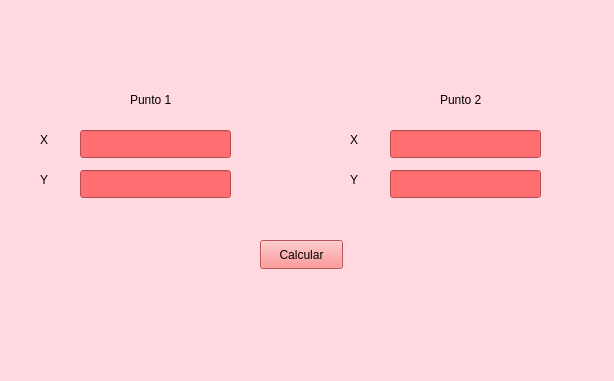
<?xml version="1.0" encoding="UTF-8"?>
<ui version="4.0">
 <class>MainWindow</class>
 <widget class="QMainWindow" name="MainWindow">
  <property name="geometry">
   <rect>
    <x>0</x>
    <y>0</y>
    <width>614</width>
    <height>381</height>
   </rect>
  </property>
  <property name="windowTitle">
   <string>MainWindow</string>
  </property>
  <property name="styleSheet">
   <string notr="true">background-color: rgb(255, 217, 223);</string>
  </property>
  <widget class="QWidget" name="centralwidget">
   <widget class="QPushButton" name="btnCalcular">
    <property name="geometry">
     <rect>
      <x>260</x>
      <y>240</y>
      <width>83</width>
      <height>29</height>
     </rect>
    </property>
    <property name="styleSheet">
     <string notr="true">color: rgb(0, 0, 0);
background-color: rgb(255, 120, 122);</string>
    </property>
    <property name="text">
     <string>Calcular</string>
    </property>
   </widget>
   <widget class="QLabel" name="label">
    <property name="geometry">
     <rect>
      <x>130</x>
      <y>90</y>
      <width>63</width>
      <height>20</height>
     </rect>
    </property>
    <property name="styleSheet">
     <string notr="true">color: rgb(0, 0, 0);</string>
    </property>
    <property name="text">
     <string>Punto 1</string>
    </property>
   </widget>
   <widget class="QLineEdit" name="txtX1">
    <property name="geometry">
     <rect>
      <x>80</x>
      <y>130</y>
      <width>151</width>
      <height>28</height>
     </rect>
    </property>
    <property name="styleSheet">
     <string notr="true">background-color: rgb(255, 111, 113);
color: rgb(255, 255, 255);</string>
    </property>
   </widget>
   <widget class="QLineEdit" name="txtY1">
    <property name="geometry">
     <rect>
      <x>80</x>
      <y>170</y>
      <width>151</width>
      <height>28</height>
     </rect>
    </property>
    <property name="styleSheet">
     <string notr="true">background-color: rgb(255, 111, 113);
color: rgb(255, 255, 255);</string>
    </property>
   </widget>
   <widget class="QLabel" name="label_3">
    <property name="geometry">
     <rect>
      <x>40</x>
      <y>130</y>
      <width>21</width>
      <height>20</height>
     </rect>
    </property>
    <property name="styleSheet">
     <string notr="true">color: rgb(0, 0, 0);</string>
    </property>
    <property name="text">
     <string>X</string>
    </property>
   </widget>
   <widget class="QLabel" name="label_4">
    <property name="geometry">
     <rect>
      <x>40</x>
      <y>170</y>
      <width>21</width>
      <height>20</height>
     </rect>
    </property>
    <property name="styleSheet">
     <string notr="true">color: rgb(0, 0, 0);</string>
    </property>
    <property name="text">
     <string>Y</string>
    </property>
   </widget>
   <widget class="QLabel" name="label_5">
    <property name="geometry">
     <rect>
      <x>350</x>
      <y>170</y>
      <width>21</width>
      <height>20</height>
     </rect>
    </property>
    <property name="styleSheet">
     <string notr="true">color: rgb(0, 0, 0);</string>
    </property>
    <property name="text">
     <string>Y</string>
    </property>
   </widget>
   <widget class="QLineEdit" name="txtY2">
    <property name="geometry">
     <rect>
      <x>390</x>
      <y>170</y>
      <width>151</width>
      <height>28</height>
     </rect>
    </property>
    <property name="styleSheet">
     <string notr="true">background-color: rgb(255, 111, 113);
color: rgb(255, 255, 255);</string>
    </property>
   </widget>
   <widget class="QLabel" name="label_2">
    <property name="geometry">
     <rect>
      <x>440</x>
      <y>90</y>
      <width>63</width>
      <height>20</height>
     </rect>
    </property>
    <property name="styleSheet">
     <string notr="true">color: rgb(0, 0, 0);</string>
    </property>
    <property name="text">
     <string>Punto 2</string>
    </property>
   </widget>
   <widget class="QLineEdit" name="txtX2">
    <property name="geometry">
     <rect>
      <x>390</x>
      <y>130</y>
      <width>151</width>
      <height>28</height>
     </rect>
    </property>
    <property name="styleSheet">
     <string notr="true">background-color: rgb(255, 111, 113);
color: rgb(255, 255, 255);</string>
    </property>
   </widget>
   <widget class="QLabel" name="label_6">
    <property name="geometry">
     <rect>
      <x>350</x>
      <y>130</y>
      <width>21</width>
      <height>20</height>
     </rect>
    </property>
    <property name="styleSheet">
     <string notr="true">color: rgb(0, 0, 0);</string>
    </property>
    <property name="text">
     <string>X</string>
    </property>
   </widget>
  </widget>
  <widget class="QMenuBar" name="menubar">
   <property name="geometry">
    <rect>
     <x>0</x>
     <y>0</y>
     <width>614</width>
     <height>25</height>
    </rect>
   </property>
  </widget>
  <widget class="QStatusBar" name="statusbar"/>
 </widget>
 <resources/>
 <connections/>
</ui>
